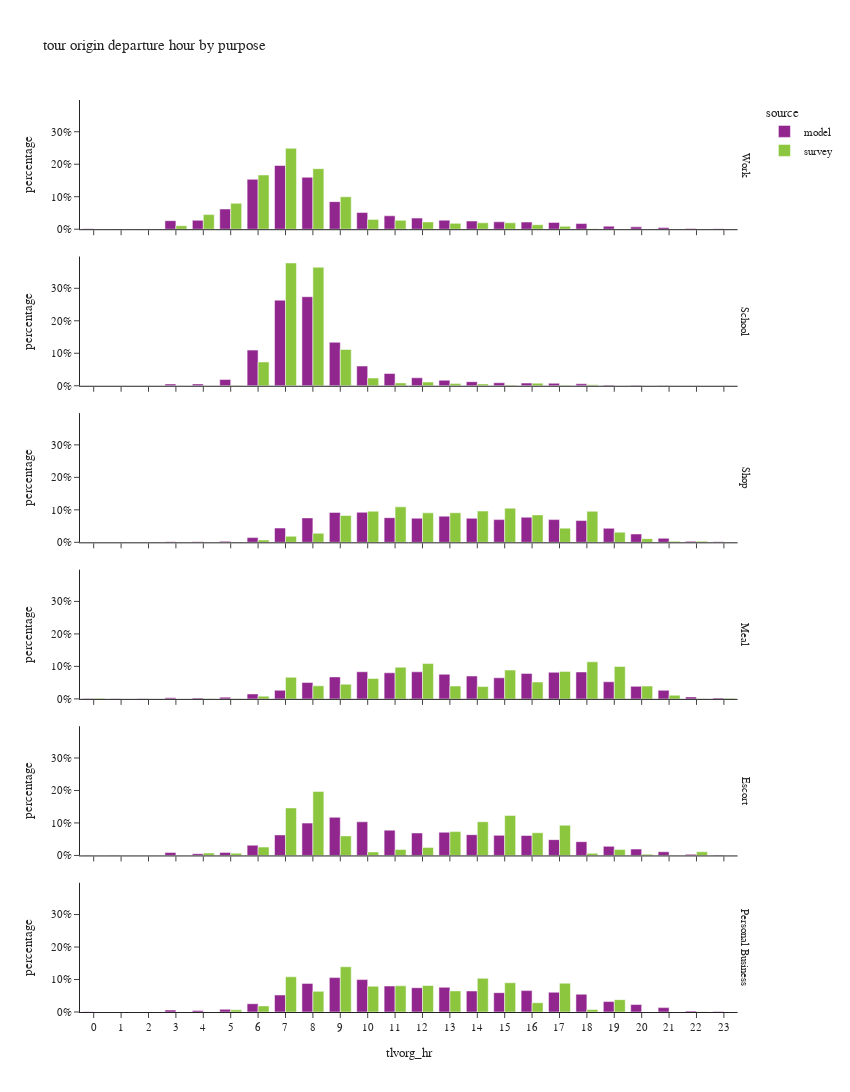

Source (notebook cell):
### Code cell
df_plot = df_tour.groupby(['tlvorg_hr','pdpurp_label','source'])['toexpfac'].agg(sample_count='size', toexpfac='sum').reset_index()
df_plot['percentage'] = df_plot.groupby(['pdpurp_label','source'], group_keys=False)['toexpfac']. \
    apply(lambda x: x / float(x.sum()))

fig = px.bar(df_plot.sort_values(['source','pdpurp_label']),
             x="tlvorg_hr", y="percentage", color="source",barmode="group",
             facet_row='pdpurp_label',
             hover_data=['toexpfac','sample_count'],
             title="tour origin departure hour by purpose")
fig.update_layout(height=1500, width=850)
fig.for_each_annotation(lambda a: a.update(text = a.text.split("=")[-1]))
fig.for_each_xaxis(lambda a: a.update(dict(dtick = 1, categoryorder='category ascending')))
fig.for_each_yaxis(lambda a: a.update(dict(tickformat=".0%")))
fig.show()

### Figure 1 — Plotly figure (JSON) as saved in the notebook; plotly's stock layout.template omitted (floating-point values rounded to 4 significant figures)
{"data": [{"alignmentgroup": "True", "customdata": [[2308.0, 2308.0], [1510.0, 1510.0], [530.0, 530.0], [58310.0, 58310.0], [60670.0, 60670.0], [137700.0, 137700.0], [340300.0, 340300.0], [434400.0, 434400.0], [354200.0, 354200.0], [188000.0, 188000.0], [113700.0, 113700.0], [91370.0, 91370.0], [75670.0, 75670.0], [61750.0, 61750.0], [55690.0, 55690.0], [50460.0, 50460.0], [48720.0, 48720.0], [46120.0, 46120.0], [38460.0, 38460.0], [20590.0, 20590.0], [15990.0, 15990.0], [11130.0, 11130.0], [4993.0, 4993.0], [3552.0, 3552.0]], "hovertemplate": "source=model<br>pdpurp_label=Work<br>tlvorg_hr=%{x}<br>percentage=%{y}<br>toexpfac=%{customdata[0]}<br>sample_count=%{customdata[1]}<extra></extra>", "legendgroup": "model", "marker": {"color": "#91268F", "pattern": {"shape": ""}}, "name": "model", "offsetgroup": "model", "orientation": "v", "showlegend": true, "textposition": "auto", "type": "bar", "x": [0, 1, 2, 3, 4, 5, 6, 7, 8, 9, 10, 11, 12, 13, 14, 15, 16, 17, 18, 19, 20, 21, 22, 23], "xaxis": "x6", "y": [0.001041, 0.0006813, 0.0002391, 0.02631, 0.02738, 0.06214, 0.1536, 0.196, 0.1598, 0.08485, 0.05128, 0.04123, 0.03414, 0.02786, 0.02513, 0.02277, 0.02198, 0.02081, 0.01736, 0.009292, 0.007214, 0.005022, 0.002253, 0.001603], "yaxis": "y6"}, {"alignmentgroup": "True", "customdata": [[1.0, 1.0], [0.0, 0.0], [0.0, 0.0], [4039.0, 4039.0], [4191.0, 4191.0], [14210.0, 14210.0], [81830.0, 81830.0], [196600.0, 196600.0], [204500.0, 204500.0], [99860.0, 99860.0], [45270.0, 45270.0], [28130.0, 28130.0], [18250.0, 18250.0], [12740.0, 12740.0], [9351.0, 9351.0], [6935.0, 6935.0], [6193.0, 6193.0], [5726.0, 5726.0], [4506.0, 4506.0], [1529.0, 1529.0], [1403.0, 1403.0], [820.0, 820.0], [7.0, 7.0], [3.0, 3.0]], "hovertemplate": "source=model<br>pdpurp_label=School<br>tlvorg_hr=%{x}<br>percentage=%{y}<br>toexpfac=%{customdata[0]}<br>sample_count=%{customdata[1]}<extra></extra>", "legendgroup": "model", "marker": {"color": "#91268F", "pattern": {"shape": ""}}, "name": "model", "offsetgroup": "model", "orientation": "v", "showlegend": false, "textposition": "auto", "type": "bar", "x": [0, 1, 2, 3, 4, 5, 6, 7, 8, 9, 10, 11, 12, 13, 14, 15, 16, 17, 18, 19, 20, 21, 22, 23], "xaxis": "x5", "y": [1.34e-06, 0.0, 0.0, 0.005414, 0.005618, 0.01905, 0.1097, 0.2635, 0.2741, 0.1339, 0.06068, 0.03771, 0.02446, 0.01708, 0.01253, 0.009296, 0.008301, 0.007675, 0.00604, 0.00205, 0.001881, 0.001099, 9.383e-06, 4.021e-06], "yaxis": "y5"}, {"alignmentgroup": "True", "customdata": [[423.0, 423.0], [359.0, 359.0], [148.0, 148.0], [1633.0, 1633.0], [1463.0, 1463.0], [3165.0, 3165.0], [14560.0, 14560.0], [44090.0, 44090.0], [75440.0, 75440.0], [92400.0, 92400.0], [92770.0, 92770.0], [76050.0, 76050.0], [74500.0, 74500.0], [80740.0, 80740.0], [74280.0, 74280.0], [70120.0, 70120.0], [77510.0, 77510.0], [70210.0, 70210.0], [67190.0, 67190.0], [43160.0, 43160.0], [25750.0, 25750.0], [12380.0, 12380.0], [3156.0, 3156.0], [1514.0, 1514.0]], "hovertemplate": "source=model<br>pdpurp_label=Shop<br>tlvorg_hr=%{x}<br>percentage=%{y}<br>toexpfac=%{customdata[0]}<br>sample_count=%{customdata[1]}<extra></extra>", "legendgroup": "model", "marker": {"color": "#91268F", "pattern": {"shape": ""}}, "name": "model", "offsetgroup": "model", "orientation": "v", "showlegend": false, "textposition": "auto", "type": "bar", "x": [0, 1, 2, 3, 4, 5, 6, 7, 8, 9, 10, 11, 12, 13, 14, 15, 16, 17, 18, 19, 20, 21, 22, 23], "xaxis": "x4", "y": [0.0004217, 0.0003579, 0.0001476, 0.001628, 0.001459, 0.003155, 0.01451, 0.04396, 0.07521, 0.09212, 0.09249, 0.07583, 0.07428, 0.0805, 0.07406, 0.06991, 0.07728, 0.07, 0.06699, 0.04303, 0.02567, 0.01234, 0.003147, 0.001509], "yaxis": "y4"}, {"alignmentgroup": "True", "customdata": [[498.0, 498.0], [393.0, 393.0], [126.0, 126.0], [1755.0, 1755.0], [1492.0, 1492.0], [2984.0, 2984.0], [8492.0, 8492.0], [14830.0, 14830.0], [28230.0, 28230.0], [37900.0, 37900.0], [46720.0, 46720.0], [44950.0, 44950.0], [46610.0, 46610.0], [42390.0, 42390.0], [39340.0, 39340.0], [36340.0, 36340.0], [43900.0, 43900.0], [45720.0, 45720.0], [46350.0, 46350.0], [29470.0, 29470.0], [21570.0, 21570.0], [14720.0, 14720.0], [3421.0, 3421.0], [1446.0, 1446.0]], "hovertemplate": "source=model<br>pdpurp_label=Meal<br>tlvorg_hr=%{x}<br>percentage=%{y}<br>toexpfac=%{customdata[0]}<br>sample_count=%{customdata[1]}<extra></extra>", "legendgroup": "model", "marker": {"color": "#91268F", "pattern": {"shape": ""}}, "name": "model", "offsetgroup": "model", "orientation": "v", "showlegend": false, "textposition": "auto", "type": "bar", "x": [0, 1, 2, 3, 4, 5, 6, 7, 8, 9, 10, 11, 12, 13, 14, 15, 16, 17, 18, 19, 20, 21, 22, 23], "xaxis": "x3", "y": [0.0008898, 0.0007022, 0.0002251, 0.003136, 0.002666, 0.005332, 0.01517, 0.0265, 0.05045, 0.06773, 0.08348, 0.08031, 0.08329, 0.07574, 0.07029, 0.06492, 0.07844, 0.08169, 0.08281, 0.05266, 0.03855, 0.02631, 0.006113, 0.002584], "yaxis": "y3"}, {"alignmentgroup": "True", "customdata": [[256.0, 256.0], [241.0, 241.0], [129.0, 129.0], [7575.0, 7575.0], [4333.0, 4333.0], [7608.0, 7608.0], [25720.0, 25720.0], [51620.0, 51620.0], [81340.0, 81340.0], [95870.0, 95870.0], [84650.0, 84650.0], [63690.0, 63690.0], [56500.0, 56500.0], [58340.0, 58340.0], [52240.0, 52240.0], [50530.0, 50530.0], [50110.0, 50110.0], [39760.0, 39760.0], [34640.0, 34640.0], [22840.0, 22840.0], [16000.0, 16000.0], [9322.0, 9322.0], [2711.0, 2711.0], [1339.0, 1339.0]], "hovertemplate": "source=model<br>pdpurp_label=Escort<br>tlvorg_hr=%{x}<br>percentage=%{y}<br>toexpfac=%{customdata[0]}<br>sample_count=%{customdata[1]}<extra></extra>", "legendgroup": "model", "marker": {"color": "#91268F", "pattern": {"shape": ""}}, "name": "model", "offsetgroup": "model", "orientation": "v", "showlegend": false, "textposition": "auto", "type": "bar", "x": [0, 1, 2, 3, 4, 5, 6, 7, 8, 9, 10, 11, 12, 13, 14, 15, 16, 17, 18, 19, 20, 21, 22, 23], "xaxis": "x2", "y": [0.0003132, 0.0002949, 0.0001578, 0.009268, 0.005301, 0.009308, 0.03147, 0.06315, 0.09951, 0.1173, 0.1036, 0.07792, 0.06912, 0.07137, 0.06391, 0.06182, 0.06131, 0.04865, 0.04239, 0.02795, 0.01957, 0.01141, 0.003317, 0.001638], "yaxis": "y2"}, {"alignmentgroup": "True", "customdata": [[224.0, 224.0], [147.0, 147.0], [60.0, 60.0], [3246.0, 3246.0], [2319.0, 2319.0], [4478.0, 4478.0], [13780.0, 13780.0], [28310.0, 28310.0], [47560.0, 47560.0], [57170.0, 57170.0], [53890.0, 53890.0], [43200.0, 43200.0], [40360.0, 40360.0], [41100.0, 41100.0], [34960.0, 34960.0], [32140.0, 32140.0], [35560.0, 35560.0], [32810.0, 32810.0], [29550.0, 29550.0], [17330.0, 17330.0], [12440.0, 12440.0], [7306.0, 7306.0], [1500.0, 1500.0], [663.0, 663.0]], "hovertemplate": "source=model<br>pdpurp_label=Personal Business<br>tlvorg_hr=%{x}<br>percentage=%{y}<br>toexpfac=%{customdata[0]}<br>sample_count=%{customdata[1]}<extra></extra>", "legendgroup": "model", "marker": {"color": "#91268F", "pattern": {"shape": ""}}, "name": "model", "offsetgroup": "model", "orientation": "v", "showlegend": false, "textposition": "auto", "type": "bar", "x": [0, 1, 2, 3, 4, 5, 6, 7, 8, 9, 10, 11, 12, 13, 14, 15, 16, 17, 18, 19, 20, 21, 22, 23], "xaxis": "x", "y": [0.0004147, 0.0002722, 0.0001111, 0.00601, 0.004294, 0.008291, 0.02551, 0.05241, 0.08806, 0.1058, 0.09978, 0.07998, 0.07472, 0.0761, 0.06473, 0.05951, 0.06584, 0.06075, 0.05472, 0.03209, 0.02303, 0.01353, 0.002777, 0.001228], "yaxis": "y"}, {"alignmentgroup": "True", "customdata": [[0.0, 0.0], [290.0, 1.0], [0.0, 0.0], [14790.0, 21.0], [62330.0, 65.0], [110600.0, 135.0], [231800.0, 369.0], [345800.0, 614.0], [258900.0, 504.0], [138800.0, 292.0], [41930.0, 170.0], [37960.0, 99.0], [31180.0, 106.0], [24950.0, 69.0], [27290.0, 62.0], [27510.0, 50.0], [19080.0, 33.0], [12320.0, 34.0], [1955.0, 10.0], [745.8, 7.0], [270.8, 7.0], [113.8, 3.0], [387.4, 6.0], [235.3, 1.0]], "hovertemplate": "source=survey<br>pdpurp_label=Work<br>tlvorg_hr=%{x}<br>percentage=%{y}<br>toexpfac=%{customdata[0]}<br>sample_count=%{customdata[1]}<extra></extra>", "legendgroup": "survey", "marker": {"color": "#8CC63E", "pattern": {"shape": ""}}, "name": "survey", "offsetgroup": "survey", "orientation": "v", "showlegend": true, "textposition": "auto", "type": "bar", "x": [0, 1, 2, 3, 4, 5, 6, 7, 8, 9, 10, 11, 12, 13, 14, 15, 16, 17, 18, 19, 20, 21, 22, 23], "xaxis": "x6", "y": [0.0, 0.0002088, 0.0, 0.01065, 0.04487, 0.07959, 0.1669, 0.2489, 0.1864, 0.0999, 0.03019, 0.02732, 0.02245, 0.01796, 0.01964, 0.0198, 0.01373, 0.008868, 0.001407, 0.0005368, 0.0001949, 8.192e-05, 0.0002788, 0.0001694], "yaxis": "y6"}, {"alignmentgroup": "True", "customdata": [[0.0, 0.0], [0.0, 0.0], [0.0, 0.0], [0.0, 0.0], [86.69, 1.0], [454.4, 4.0], [35840.0, 28.0], [184800.0, 229.0], [178500.0, 262.0], [54740.0, 55.0], [11580.0, 19.0], [4314.0, 14.0], [5559.0, 9.0], [3239.0, 11.0], [2722.0, 6.0], [1054.0, 4.0], [3913.0, 7.0], [869.4, 5.0], [1514.0, 1.0], [0.0, 0.0], [0.0, 0.0], [0.0, 0.0], [0.0, 0.0], [0.0, 0.0]], "hovertemplate": "source=survey<br>pdpurp_label=School<br>tlvorg_hr=%{x}<br>percentage=%{y}<br>toexpfac=%{customdata[0]}<br>sample_count=%{customdata[1]}<extra></extra>", "legendgroup": "survey", "marker": {"color": "#8CC63E", "pattern": {"shape": ""}}, "name": "survey", "offsetgroup": "survey", "orientation": "v", "showlegend": false, "textposition": "auto", "type": "bar", "x": [0, 1, 2, 3, 4, 5, 6, 7, 8, 9, 10, 11, 12, 13, 14, 15, 16, 17, 18, 19, 20, 21, 22, 23], "xaxis": "x5", "y": [0.0, 0.0, 0.0, 0.0, 0.0001772, 0.0009289, 0.07327, 0.3778, 0.3648, 0.1119, 0.02367, 0.008818, 0.01136, 0.006621, 0.005565, 0.002155, 0.007999, 0.001777, 0.003095, 0.0, 0.0, 0.0, 0.0, 0.0], "yaxis": "y5"}, {"alignmentgroup": "True", "customdata": [[143.5, 1.0], [0.0, 0.0], [570.9, 1.0], [0.0, 0.0], [0.0, 0.0], [776.8, 5.0], [4770.0, 8.0], [12110.0, 36.0], [18150.0, 53.0], [53830.0, 115.0], [62550.0, 163.0], [71300.0, 122.0], [59180.0, 124.0], [59430.0, 135.0], [62760.0, 154.0], [68690.0, 111.0], [55070.0, 110.0], [28440.0, 119.0], [62360.0, 102.0], [20440.0, 89.0], [7282.0, 32.0], [2020.0, 14.0], [2349.0, 7.0], [628.3, 3.0]], "hovertemplate": "source=survey<br>pdpurp_label=Shop<br>tlvorg_hr=%{x}<br>percentage=%{y}<br>toexpfac=%{customdata[0]}<br>sample_count=%{customdata[1]}<extra></extra>", "legendgroup": "survey", "marker": {"color": "#8CC63E", "pattern": {"shape": ""}}, "name": "survey", "offsetgroup": "survey", "orientation": "v", "showlegend": false, "textposition": "auto", "type": "bar", "x": [0, 1, 2, 3, 4, 5, 6, 7, 8, 9, 10, 11, 12, 13, 14, 15, 16, 17, 18, 19, 20, 21, 22, 23], "xaxis": "x4", "y": [0.0002198, 0.0, 0.0008745, 0.0, 0.0, 0.00119, 0.007306, 0.01855, 0.02781, 0.08245, 0.09581, 0.1092, 0.09065, 0.09103, 0.09612, 0.1052, 0.08436, 0.04356, 0.09552, 0.03132, 0.01115, 0.003093, 0.003599, 0.0009624], "yaxis": "y4"}, {"alignmentgroup": "True", "customdata": [[632.6, 1.0], [0.0, 0.0], [0.0, 0.0], [0.0, 0.0], [23.31, 1.0], [46.07, 2.0], [2926.0, 8.0], [23360.0, 20.0], [14130.0, 44.0], [15870.0, 49.0], [22020.0, 57.0], [34250.0, 106.0], [38170.0, 116.0], [13880.0, 61.0], [13340.0, 38.0], [31100.0, 56.0], [18200.0, 57.0], [29710.0, 96.0], [40050.0, 104.0], [34980.0, 55.0], [13820.0, 32.0], [3917.0, 11.0], [64.43, 2.0], [592.3, 2.0]], "hovertemplate": "source=survey<br>pdpurp_label=Meal<br>tlvorg_hr=%{x}<br>percentage=%{y}<br>toexpfac=%{customdata[0]}<br>sample_count=%{customdata[1]}<extra></extra>", "legendgroup": "survey", "marker": {"color": "#8CC63E", "pattern": {"shape": ""}}, "name": "survey", "offsetgroup": "survey", "orientation": "v", "showlegend": false, "textposition": "auto", "type": "bar", "x": [0, 1, 2, 3, 4, 5, 6, 7, 8, 9, 10, 11, 12, 13, 14, 15, 16, 17, 18, 19, 20, 21, 22, 23], "xaxis": "x3", "y": [0.001802, 0.0, 0.0, 0.0, 6.64e-05, 0.0001312, 0.008334, 0.06653, 0.04025, 0.0452, 0.06272, 0.09756, 0.1087, 0.03954, 0.038, 0.08859, 0.05183, 0.08462, 0.1141, 0.09964, 0.03938, 0.01116, 0.0001835, 0.001687], "yaxis": "y3"}, {"alignmentgroup": "True", "customdata": [[0.0, 0.0], [0.0, 0.0], [0.0, 0.0], [0.0, 0.0], [4054.0, 1.0], [3622.0, 8.0], [14010.0, 15.0], [79710.0, 112.0], [107400.0, 150.0], [32800.0, 46.0], [5779.0, 27.0], [9936.0, 23.0], [13460.0, 38.0], [40000.0, 47.0], [56440.0, 72.0], [67080.0, 81.0], [38020.0, 55.0], [50700.0, 53.0], [3507.0, 17.0], [9895.0, 16.0], [2108.0, 8.0], [330.3, 5.0], [6096.0, 5.0], [0.0, 0.0]], "hovertemplate": "source=survey<br>pdpurp_label=Escort<br>tlvorg_hr=%{x}<br>percentage=%{y}<br>toexpfac=%{customdata[0]}<br>sample_count=%{customdata[1]}<extra></extra>", "legendgroup": "survey", "marker": {"color": "#8CC63E", "pattern": {"shape": ""}}, "name": "survey", "offsetgroup": "survey", "orientation": "v", "showlegend": false, "textposition": "auto", "type": "bar", "x": [0, 1, 2, 3, 4, 5, 6, 7, 8, 9, 10, 11, 12, 13, 14, 15, 16, 17, 18, 19, 20, 21, 22, 23], "xaxis": "x2", "y": [0.0, 0.0, 0.0, 0.0, 0.00744, 0.006646, 0.02571, 0.1463, 0.1971, 0.06019, 0.01061, 0.01823, 0.0247, 0.07341, 0.1036, 0.1231, 0.06976, 0.09304, 0.006436, 0.01816, 0.003868, 0.0006061, 0.01119, 0.0], "yaxis": "y2"}, {"alignmentgroup": "True", "customdata": [[0.0, 0.0], [0.0, 0.0], [0.0, 0.0], [0.0, 0.0], [0.0, 0.0], [2325.0, 5.0], [6447.0, 21.0], [37490.0, 62.0], [21980.0, 68.0], [48230.0, 89.0], [27460.0, 93.0], [27890.0, 73.0], [28210.0, 84.0], [22480.0, 86.0], [35850.0, 81.0], [31190.0, 68.0], [9833.0, 53.0], [30680.0, 36.0], [2634.0, 22.0], [13170.0, 15.0], [6.854, 1.0], [29.47, 1.0], [197.4, 1.0], [0.0, 0.0]], "hovertemplate": "source=survey<br>pdpurp_label=Personal Business<br>tlvorg_hr=%{x}<br>percentage=%{y}<br>toexpfac=%{customdata[0]}<br>sample_count=%{customdata[1]}<extra></extra>", "legendgroup": "survey", "marker": {"color": "#8CC63E", "pattern": {"shape": ""}}, "name": "survey", "offsetgroup": "survey", "orientation": "v", "showlegend": false, "textposition": "auto", "type": "bar", "x": [0, 1, 2, 3, 4, 5, 6, 7, 8, 9, 10, 11, 12, 13, 14, 15, 16, 17, 18, 19, 20, 21, 22, 23], "xaxis": "x", "y": [0.0, 0.0, 0.0, 0.0, 0.0, 0.006719, 0.01863, 0.1083, 0.06352, 0.1393, 0.07934, 0.08059, 0.08151, 0.06495, 0.1036, 0.09011, 0.02841, 0.08864, 0.00761, 0.03804, 1.98e-05, 8.516e-05, 0.0005704, 0.0], "yaxis": "y"}], "layout": {"annotations": [{"font": {}, "showarrow": false, "text": "Personal Business", "textangle": 90, "x": 0.98, "xanchor": "left", "xref": "paper", "y": 0.07083, "yanchor": "middle", "yref": "paper"}, {"font": {}, "showarrow": false, "text": "Escort", "textangle": 90, "x": 0.98, "xanchor": "left", "xref": "paper", "y": 0.2425, "yanchor": "middle", "yref": "paper"}, {"font": {}, "showarrow": false, "text": "Meal", "textangle": 90, "x": 0.98, "xanchor": "left", "xref": "paper", "y": 0.4142, "yanchor": "middle", "yref": "paper"}, {"font": {}, "showarrow": false, "text": "Shop", "textangle": 90, "x": 0.98, "xanchor": "left", "xref": "paper", "y": 0.5858, "yanchor": "middle", "yref": "paper"}, {"font": {}, "showarrow": false, "text": "School", "textangle": 90, "x": 0.98, "xanchor": "left", "xref": "paper", "y": 0.7575, "yanchor": "middle", "yref": "paper"}, {"font": {}, "showarrow": false, "text": "Work", "textangle": 90, "x": 0.98, "xanchor": "left", "xref": "paper", "y": 0.9292, "yanchor": "middle", "yref": "paper"}], "barmode": "group", "height": 1500, "legend": {"title": {"text": "source"}, "tracegroupgap": 0}, "title": {"text": "tour origin departure hour by purpose"}, "width": 850, "xaxis": {"anchor": "y", "categoryorder": "category ascending", "domain": [0.0, 0.98], "dtick": 1, "title": {"text": "tlvorg_hr"}}, "xaxis2": {"anchor": "y2", "categoryorder": "category ascending", "domain": [0.0, 0.98], "dtick": 1, "matches": "x", "showticklabels": false}, "xaxis3": {"anchor": "y3", "categoryorder": "category ascending", "domain": [0.0, 0.98], "dtick": 1, "matches": "x", "showticklabels": false}, "xaxis4": {"anchor": "y4", "categoryorder": "category ascending", "domain": [0.0, 0.98], "dtick": 1, "matches": "x", "showticklabels": false}, "xaxis5": {"anchor": "y5", "categoryorder": "category ascending", "domain": [0.0, 0.98], "dtick": 1, "matches": "x", "showticklabels": false}, "xaxis6": {"anchor": "y6", "categoryorder": "category ascending", "domain": [0.0, 0.98], "dtick": 1, "matches": "x", "showticklabels": false}, "yaxis": {"anchor": "x", "domain": [0.0, 0.1417], "tickformat": ".0%", "title": {"text": "percentage"}}, "yaxis2": {"anchor": "x2", "domain": [0.1717, 0.3133], "matches": "y", "tickformat": ".0%", "title": {"text": "percentage"}}, "yaxis3": {"anchor": "x3", "domain": [0.3433, 0.485], "matches": "y", "tickformat": ".0%", "title": {"text": "percentage"}}, "yaxis4": {"anchor": "x4", "domain": [0.515, 0.6567], "matches": "y", "tickformat": ".0%", "title": {"text": "percentage"}}, "yaxis5": {"anchor": "x5", "domain": [0.6867, 0.8283], "matches": "y", "tickformat": ".0%", "title": {"text": "percentage"}}, "yaxis6": {"anchor": "x6", "domain": [0.8583, 1.0], "matches": "y", "tickformat": ".0%", "title": {"text": "percentage"}}}}
